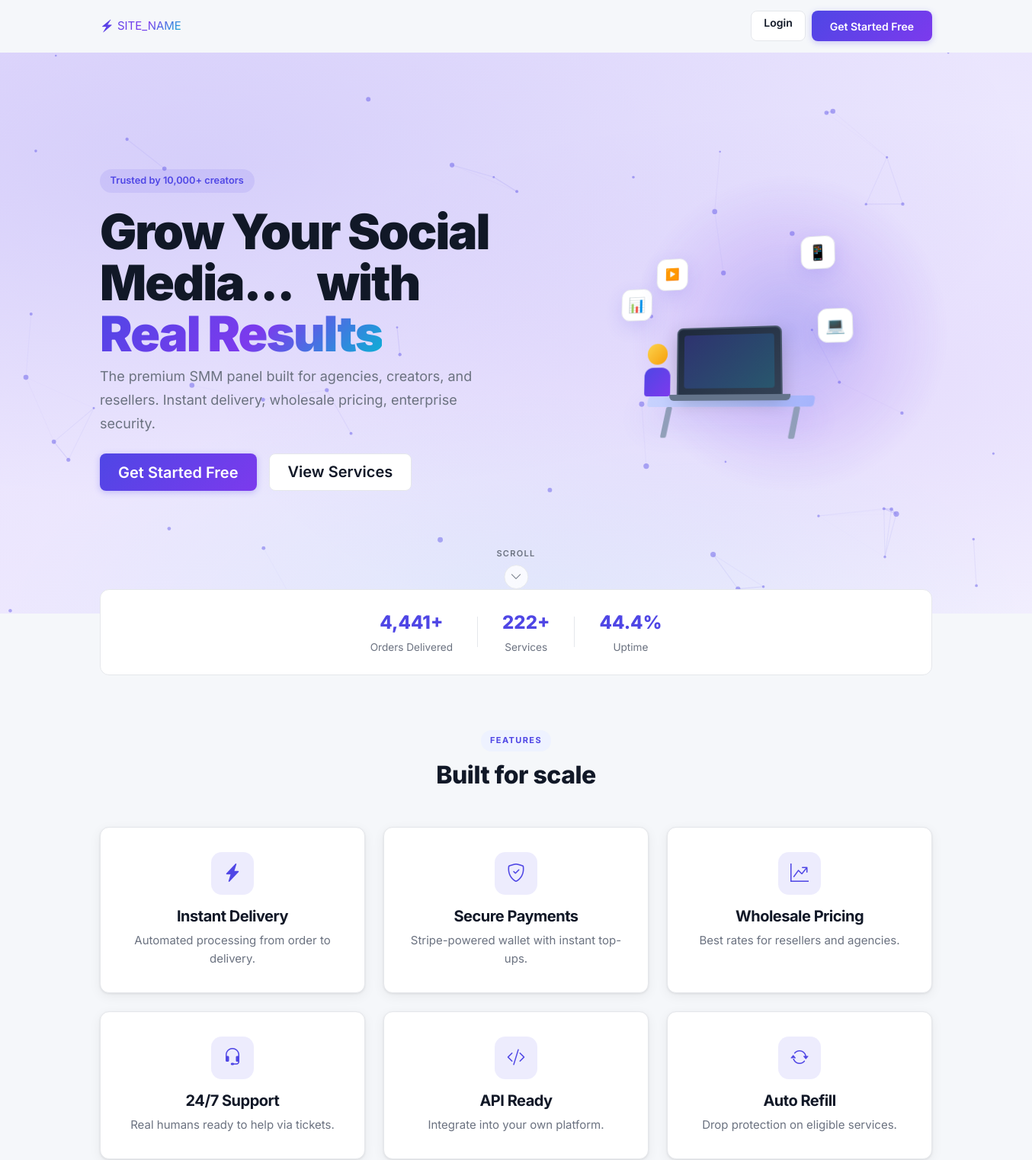
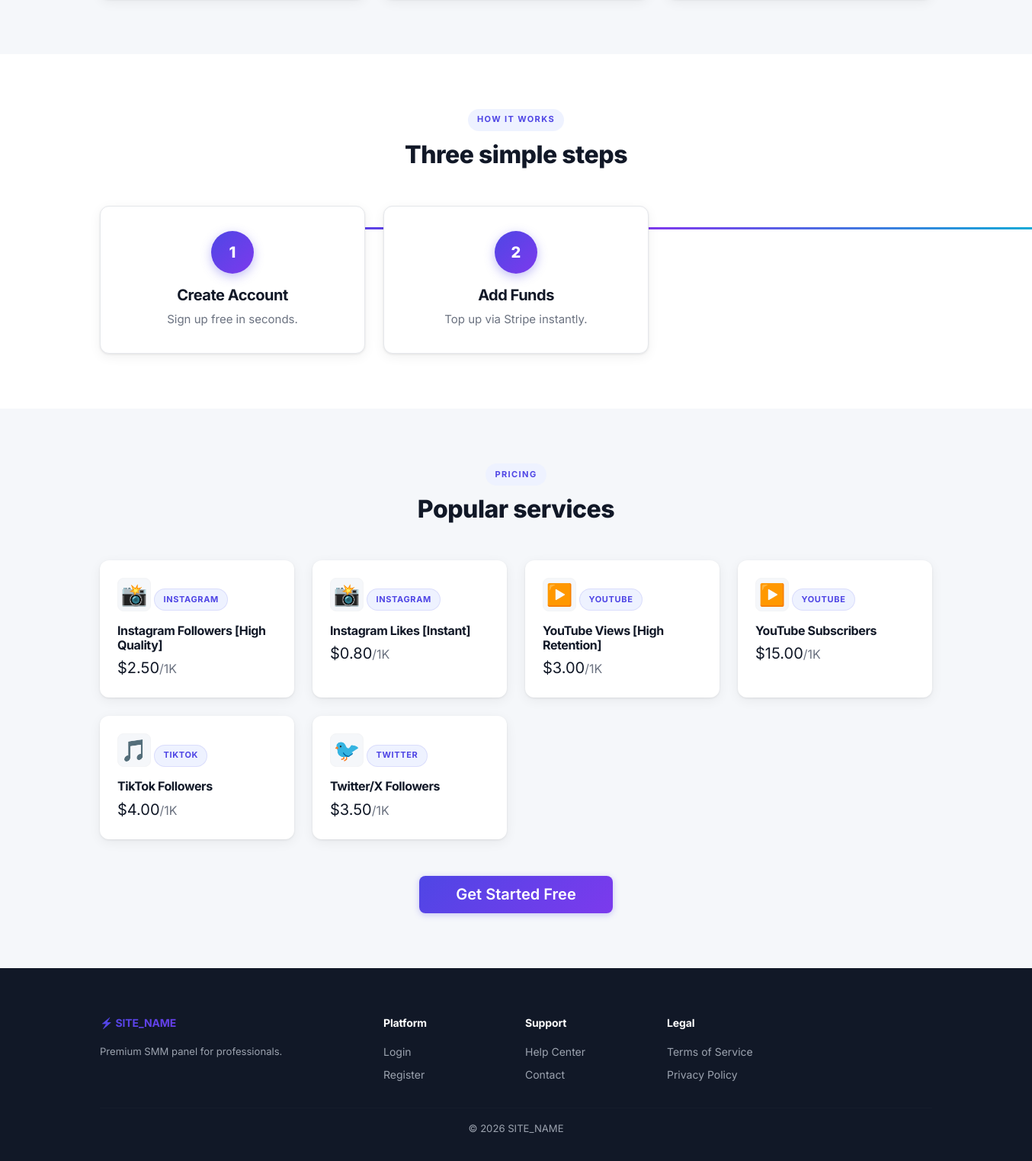
The page / on the database its author committed (2 pictures, top to bottom).
### tables this page shows
CREATE TABLE IF NOT EXISTS services (
    id INT AUTO_INCREMENT PRIMARY KEY,
    provider_id INT DEFAULT NULL,
    provider_service_id VARCHAR(50) DEFAULT NULL,
    name VARCHAR(255) NOT NULL,
    category VARCHAR(100) NOT NULL DEFAULT 'General',
    description TEXT,
    rate DECIMAL(12, 4) NOT NULL COMMENT 'Price per 1000 units charged to user',
    cost_rate DECIMAL(12, 4) DEFAULT NULL COMMENT 'Provider cost per 1000 for profit calculation',
    min_quantity INT NOT NULL DEFAULT 100,
    max_quantity INT NOT NULL DEFAULT 100000,
    status ENUM('active', 'inactive') NOT NULL DEFAULT 'active',
    created_at TIMESTAMP DEFAULT CURRENT_TIMESTAMP,
    updated_at TIMESTAMP DEFAULT CURRENT_TIMESTAMP ON UPDATE CURRENT_TIMESTAMP,
    FOREIGN KEY (provider_id) REFERENCES providers(id) ON DELETE SET NULL,
    INDEX idx_services_category (category),
    INDEX idx_services_status (status)
);

### includes/notifications.php (called while the page is built, shortened)
<?php
function platformEmoji(string $category): string
{
    $map = [
        'Instagram' => '📸', 'YouTube' => '▶️', 'TikTok' => '🎵',
        'Twitter'   => '🐦', 'Facebook' => '👥', 'Telegram' => '✈️',
        'Spotify'   => '🎧', 'LinkedIn' => '💼', 'General' => '🌐',
    ];
    if (isset($map[$category])) {
        return $map[$category];
    }
    return '🌐';
}

### includes/auth.php (called while the page is built, shortened)
<?php
function sanitize(string $input): string
{
    return htmlspecialchars(trim($input), ENT_QUOTES, 'UTF-8');
}

### index.php (the view, shortened to what this page needs)
<?php
require_once __DIR__ . '/includes/auth.php';
require_once __DIR__ . '/includes/notifications.php';
$db = getDB();
$popularServices = $db->query("SELECT name, category, rate, min_quantity FROM services WHERE status = 'active' ORDER BY id LIMIT 8")->fetchAll();
$features = [
    ['bi-lightning-charge-fill', 'Instant Delivery', 'Automated processing from order to delivery.', 'left'],
    ['bi-shield-check', 'Secure Payments', 'Stripe-powered wallet with instant top-ups.', 'right'],
    ['bi-graph-up-arrow', 'Wholesale Pricing', 'Best rates for resellers and agencies.', 'left'],
    ['bi-headset', '24/7 Support', 'Real humans ready to help via tickets.', 'right'],
    ['bi-code-slash', 'API Ready', 'Integrate into your own platform.', 'left'],
    ['bi-arrow-repeat', 'Auto Refill', 'Drop protection on eligible services.', 'right'],
];
?>
<!DOCTYPE html>
<html lang="en">
<head>
    <link href="https://cdn.jsdelivr.net/npm/bootstrap@5.3.3/dist/css/bootstrap.min.css" rel="stylesheet">
    <link href="https://cdn.jsdelivr.net/npm/bootstrap-icons@1.11.3/font/bootstrap-icons.min.css" rel="stylesheet">
    <link href="<?= SITE_URL ?>/assets/css/style.css" rel="stylesheet">
    <link href="<?= SITE_URL ?>/assets/css/animations.css" rel="stylesheet">
</head>
<body class="landing-body anim-body">
<nav class="landing-nav landing-nav-animate" id="landingNav">
    <div class="container px-4">
        <div class="d-flex justify-content-between align-items-center">
            <a class="logo-gradient navbar-brand m-0" href="<?= SITE_URL ?>/"><span class="logo-icon">⚡</span> <?= SITE_NAME ?></a>
            <div class="d-flex gap-2">
                <a href="<?= SITE_URL ?>/login.php" class="btn btn-ghost btn-sm px-3">Login</a>
                <a href="<?= SITE_URL ?>/register.php" class="btn btn-accent btn-sm px-4">Get Started Free</a>
            </div>
        </div>
    </div>
</nav>
<section class="hero-premium hero-animated hero-vibrant" id="hero">
    <div class="hero-gradient-bg hero-lavender-bg" aria-hidden="true"></div>
    <div class="hero-glow-orb" aria-hidden="true"></div>
    <canvas class="hero-particles" id="heroParticles" aria-hidden="true"></canvas>
    <div class="hero-mesh" aria-hidden="true"></div>
    <div class="container px-4 position-relative">
        <div class="row align-items-center min-vh-75">
            <div class="col-lg-6 text-center text-lg-start py-5">
                <span class="hero-badge anim-fade-up">Trusted by 10,000+ creators</span>
                <h1 class="hero-premium-title hero-title-xl">
                    <span id="typingHeadline" data-text="Grow Your Social Media..."></span><span class="typing-cursor">|</span><span class="hero-title-rest"> with <span class="text-gradient">Real Results</span></span>
                </h1>
                <p class="hero-premium-sub anim-fade-up-delay">The premium SMM panel built for agencies, creators, and resellers. Instant delivery, wholesale pricing, enterprise security.</p>
                <div class="d-flex flex-wrap gap-3 justify-content-center justify-content-lg-start mt-4 hero-cta anim-slide-up-bounce">
                    <a href="<?= SITE_URL ?>/register.php" class="btn btn-accent btn-lg px-4">Get Started Free</a>
                    <a href="#services" class="btn btn-ghost btn-lg px-4">View Services</a>
                </div>
            </div>
            <div class="col-lg-6 d-none d-lg-block position-relative">
                <div class="hero-isometric anim-reveal" data-reveal="right">
                    <div class="iso-scene">
                        <div class="iso-float-icon i1" aria-hidden="true">📱</div>
                        <div class="iso-float-icon i2" aria-hidden="true">📊</div>
                        <div class="iso-float-icon i3" aria-hidden="true">💻</div>
                        <div class="iso-float-icon i4" aria-hidden="true">▶️</div>
                        <div class="iso-desk-leg left"></div>
                        <div class="iso-desk-leg right"></div>
                        <div class="iso-desk"></div>
                        <div class="iso-laptop"></div>
                        <div class="iso-laptop-base"></div>
                        <div class="iso-person">
                            <div class="iso-head"></div>
                            <div class="iso-body"></div>
                        </div>
                    </div>
                </div>
            </div>
        </div>
    </div>
    <a href="#features" class="hero-scroll-indicator" aria-label="Scroll down">
        <span class="hero-scroll-text">Scroll</span>
        <span class="hero-scroll-arrow"><i class="bi bi-chevron-down"></i></span>
    </a>
</section>
<div class="container px-4">
    <div class="social-proof-bar anim-reveal-scale">
        <div class="proof-item">
            <strong class="count-up" data-count="10000" data-suffix="+" data-decimals="0">0</strong>
            <span>Orders Delivered</span>
        </div>
        <div class="proof-item">
            <strong class="count-up" data-count="500" data-suffix="+" data-decimals="0">0</strong>
            <span>Services</span>
        </div>
        <div class="proof-item">
            <strong class="count-up" data-count="99.9" data-suffix="%" data-decimals="1">0</strong>
            <span>Uptime</span>
        </div>
    </div>
</div>
<section class="section-padding" id="features">
    <div class="container px-4">
        <div class="text-center mb-5 section-header-reveal">
            <span class="section-label">Features</span>
            <h2 class="section-title">Built for scale</h2>
        </div>
        <div class="row g-4">
            <?php foreach ($features as [$icon, $title, $desc, $dir]): ?>
            <div class="col-md-4">
                <div class="feature-card anim-reveal" data-reveal="<?= $dir ?>">
                    <div class="feature-icon-wrap"><i class="bi <?= $icon ?>"></i></div>
                    <h5 class="fw-bold"><?= $title ?></h5>
                    <p class="text-muted mb-0"><?= $desc ?></p>
                </div>
            </div>
            <?php endforeach; ?>
        </div>
    </div>
</section>
<section class="section-padding bg-white-section how-it-works-section" id="how-it-works">
    <div class="container px-4 text-center">
        <div class="section-header-reveal mb-5">
            <span class="section-label">How it works</span>
            <h2 class="section-title">Three simple steps</h2>
        </div>
        <div class="row g-4 steps-row position-relative">
            <?php foreach ([['1','Create Account','Sign up free in seconds.'],['2','Add Funds','Top up via Stripe instantly.'],['3','Place Orders','Browse services and grow.']] as [$n, $t, $d]): ?>
            <div class="col-md-4">
                <div class="step-card anim-step">
                    <div class="step-circle"><?= $n ?></div>
                    <h5 class="fw-bold"><?= $t ?></h5>
                    <p class="text-muted mb-0"><?= $d ?></p>
                </div>
            </div>
            <?php endforeach; ?>
        </div>
    </div>
</section>
<section class="section-padding" id="services">
    <div class="container px-4">
        <div class="text-center mb-5 section-header-reveal">
            <span class="section-label">Pricing</span>
            <h2 class="section-title">Popular services</h2>
        </div>
        <div class="row g-4">
            <?php foreach ($popularServices as $i => $svc): ?>
            <div class="col-md-6 col-lg-3">
                <div class="service-preview-card anim-stagger" style="--stagger: <?= $i + 1 ?>">
                    <div class="platform-emoji mb-2"><?= platformEmoji($svc['category']) ?></div>
                    <span class="category-badge"><?= sanitize($svc['category']) ?></span>
                    <h6 class="fw-bold mt-2 mb-1"><?= sanitize($svc['name']) ?></h6>
                    <div class="service-rate" style="font-size:1.25rem">$<?= number_format((float)$svc['rate'], 2) ?><small class="text-muted fs-6">/1K</small></div>
                </div>
            </div>
            <?php endforeach; ?>
        </div>
        <div class="text-center mt-5 anim-reveal" data-reveal="up">
            <a href="<?= SITE_URL ?>/register.php" class="btn btn-accent btn-lg px-5">Get Started Free</a>
        </div>
    </div>
</section>
<footer class="landing-footer">
    <div class="container px-4">
        <div class="row g-4 mb-4">
            <div class="col-md-4"><h6 class="logo-gradient"><span class="logo-icon">⚡</span> <?= SITE_NAME ?></h6><p class="small">Premium SMM panel for professionals.</p></div>
            <div class="col-md-2"><h6>Platform</h6><a href="<?= SITE_URL ?>/login.php">Login</a><a href="<?= SITE_URL ?>/register.php">Register</a></div>
            <div class="col-md-2"><h6>Support</h6><a href="<?= SITE_URL ?>/help.php">Help Center</a><a href="<?= SITE_URL ?>/contact.php">Contact</a></div>
            <div class="col-md-2"><h6>Legal</h6><a href="<?= SITE_URL ?>/terms.php">Terms of Service</a><a href="<?= SITE_URL ?>/privacy.php">Privacy Policy</a></div>
        </div>
        <hr><div class="text-center small">&copy; <?= date('Y') ?> <?= SITE_NAME ?></div>
    </div>
</footer>
</body>
</html>

### rows shown on the page
services: category "📸", category "INSTAGRAM", name "Instagram Followers [High Quality]", rate "2.50"
services: category "📸", category "INSTAGRAM", name "Instagram Likes [Instant]", rate "0.80"
services: category "▶️", category "YOUTUBE", name "YouTube Views [High Retention]", rate "3.00"
services: category "▶️", category "YOUTUBE", name "YouTube Subscribers", rate "15.00"
services: category "🎵", category "TIKTOK", name "TikTok Followers", rate "4.00"
services: category "🐦", category "TWITTER", name "Twitter/X Followers", rate "3.50"

### other values the page prints
SITE_NAME "SITE_NAME"
$title "Instant Delivery"
$desc "Automated processing from order to delivery."
$title "Secure Payments"
$desc "Stripe-powered wallet with instant top-ups."
$title "Wholesale Pricing"
$desc "Best rates for resellers and agencies."
$title "24/7 Support"
$desc "Real humans ready to help via tickets."
$title "API Ready"
$desc "Integrate into your own platform."
$title "Auto Refill"
$desc "Drop protection on eligible services."
$n "1"
$t "Create Account"
